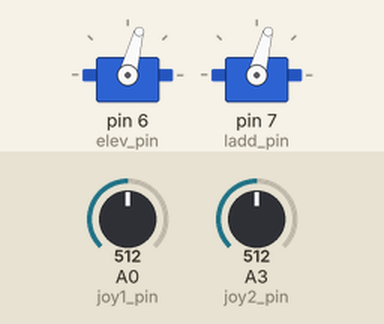
Recording of a sketch running on a simulated Arduino Uno, built with avr-gcc and run on an emulated ATmega328P. Shown: 2 × servo. The test bench sets the inputs (shaded band); at power-on: A0 (joy1_pin) = 512, A3 (joy2_pin) = 512.

Above: at 1.2 s.
1.3 s: A0 (joy1_pin) set to 716
At 2.5 s:
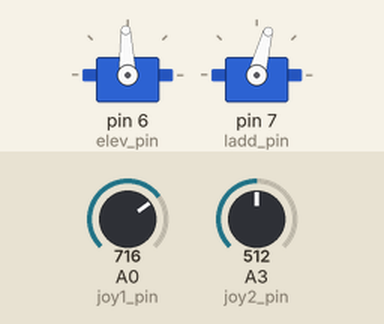
2.8 s: A3 (joy2_pin) set to 716
At 3.9 s:
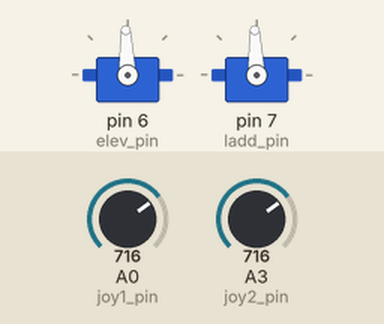
4.3 s: A0 (joy1_pin) set to 900
At 5.0 s:
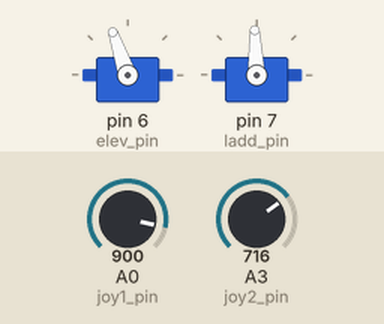
5.8 s: A3 (joy2_pin) set to 900
At 6.2 s:
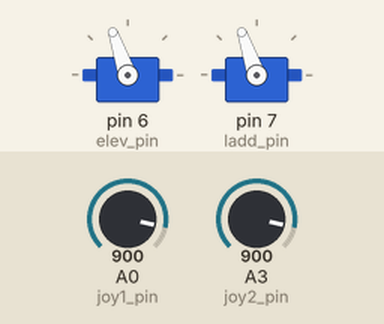
7.3 s: A0 (joy1_pin) set to 1023
At 8.5 s:
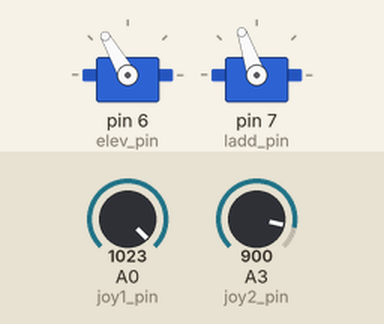
8.8 s: A3 (joy2_pin) set to 1023
At 9.7 s:
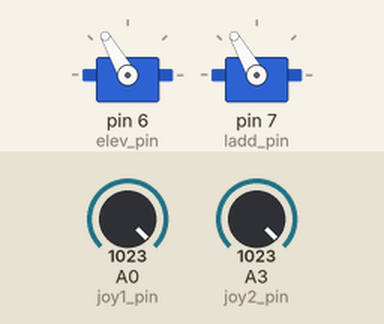
Timing chart, 0 to 11.3 s (numbered marks = the images above; inputs shaded):
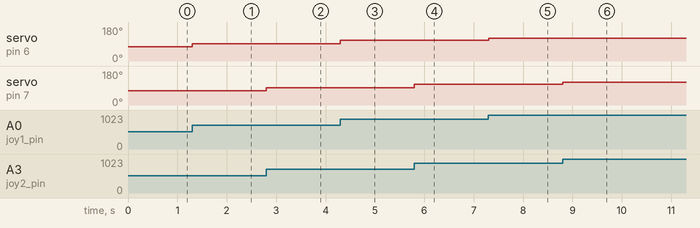

The sketch:

Control.ino
```cpp
#include <Servo.h>
#include <EEPROM.h>

//digitalpin
const int elev_pin = 6; //servo_elevstor
const int ladd_pin = 7; //servo_ladder
//analogpin
const int joy1_pin = A0; //joy_elevator
const int joy2_pin = A3; //joy_ladder

Servo elevator;
Servo ladder;

void setup(){
  Serial.begin(9600);
  elevator.attach(elev_pin);  //ピンをサーボに割り当て
  ladder.attach(ladd_pin);
}

void loop(){
  int elev_val = map(analogRead(joy1_pin), 0, 1023, 30, 120);
  int ladd_val = map(analogRead(joy2_pin), 0, 1023, 30, 120);

  elevator.write(elev_val);
  ladder.write(ladd_val);

  }
```

Measured:
- after the input at 1.3 s, servo on pin 6 (elev_pin): 75° → 92° at once
- after the input at 2.8 s, servo on pin 7 (ladd_pin): 75° → 92° at once
- after the input at 4.3 s, servo on pin 6 (elev_pin): 92° → 109° at once
- after the input at 5.8 s, servo on pin 7 (ladd_pin): 92° → 109° at once
- after the input at 7.3 s, servo on pin 6 (elev_pin): 109° → 120° at once
- after the input at 8.8 s, servo on pin 7 (ladd_pin): 109° → 120° at once
